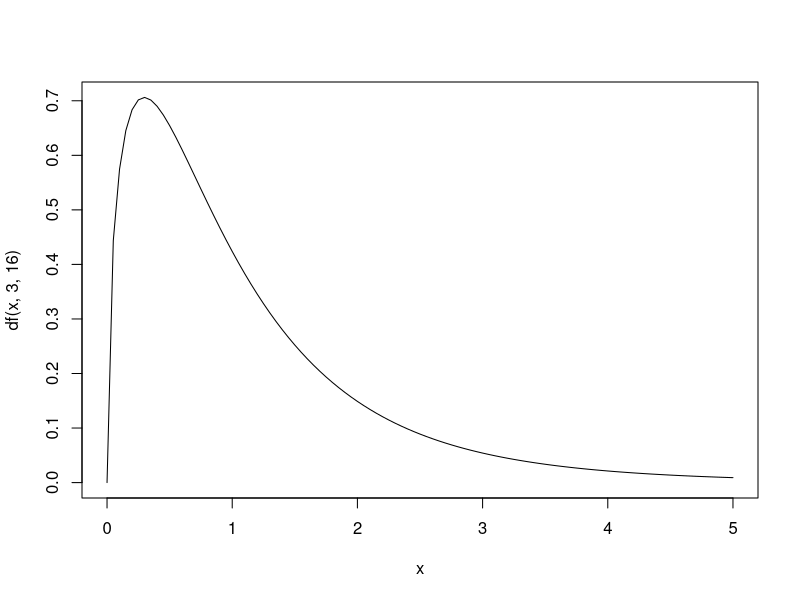
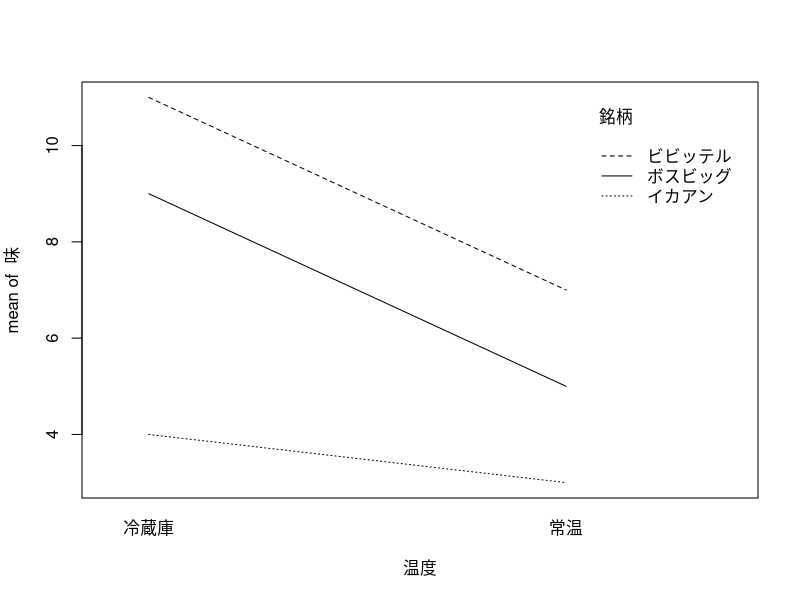
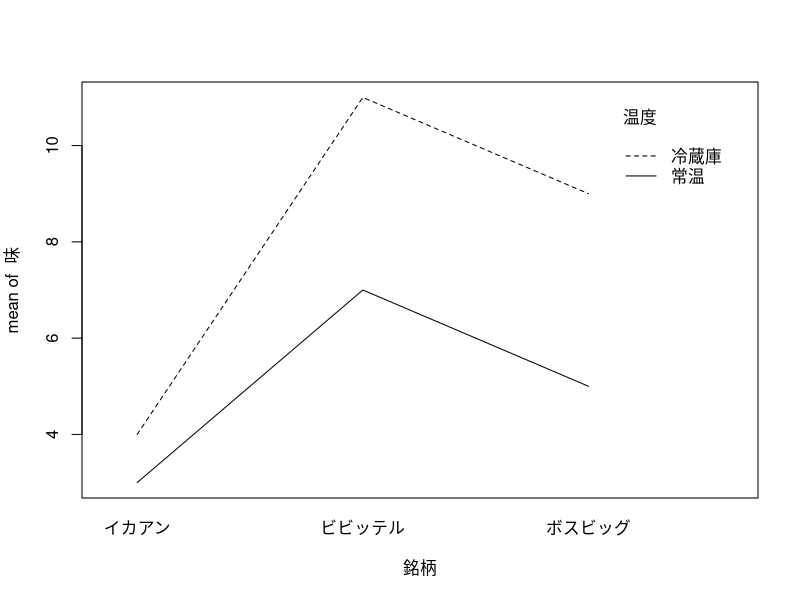

Generate these figures, in order, with R:

# 7.1.1 一元配置分散分析(対応なし)を実行する --------------------------------------------------

curve(df(x, 3, 16), 0, 5)

A <- c(15, 9, 18, 14, 18)
B <- c(13, 8, 8, 12, 7)
C <- c(10, 6, 11, 7, 12)
D <- c(10, 7, 3, 5, 7)
統計テスト2 <- c(A, B, C, D)

指導法 <- c(rep("A", 5), rep("B", 5), rep("C", 5), rep("D", 5))
指導法2 <- factor(指導法)

oneway.test(統計テスト2~指導法2, var.equal=TRUE)

summary(aov(統計テスト2~指導法2))

anova(lm(統計テスト2~指導法2))

全データ <- cbind(A, B, C, D)

郡平均 <- colMeans(全データ)
全平均 <- mean(全データ)

全平均行列 <- matrix(rep(全平均, 20), nrow=5, ncol=4)

郡平均行列 <- matrix(rep(郡平均, 20), nrow=5, ncol=4, byrow=TRUE)
print(郡平均行列)

全体 <- 全データ - 全平均行列
print(全体)

群間 <- 郡平均行列 -全平均行列
print(群間)

群内 <- 全データ - 郡平均行列
print(群内)

全体平方和 <- sum(全体^2)

群間平方和 <- sum(群間^2)

群内平方和 <- sum(群内^2)

群間自由度 <- ncol(全データ)-1
群内自由度 <- (nrow(全データ)-1)*ncol(全データ)
全体自由度 <- length(全データ)-1

群間平均平方 <- 群間平方和/群間自由度
print(群間平均平方)

群内平均平方 <- 群内平方和/群内自由度
print(群内平均平方)

全体平方和 / 全体自由度
var(統計テスト2)

F <- 群間平均平方/群内平均平方
print(F)


# 7.1.3 多重比較(Tukeyの方法) ----------------------------------------------------

mean(A)
mean(D)
nrow(全データ)
sum((全データ - 郡平均行列)^2)/((nrow(全データ)-1)*ncol(全データ)) #群内平均平方
q <- abs(mean(A) - mean(D))/sqrt(群内平均平方/nrow(全データ))

qtukey(0.95, ncol(全データ), ((nrow(全データ)-1)*ncol(全データ)))
qtukey(0.05, 4, 16, lower.tail=FALSE)

TukeyHSD(aov(統計テスト2~指導法2))

# 7.2.1 対応がないものと見なして分散分析をしてみる ---------------------------------------------

好意度 <- c(7, 8, 9, 5, 6, 5, 4, 7, 1, 3, 8, 6, 7, 2, 5)
科目 <- factor(c(rep("線形代数", 5), rep("微分積分", 5), rep("確率統計", 5)))
summary(aov(好意度~科目))


# 7.2.2 一元配置分散分析(対応あり)を実行する -----------------------------------------------

人 <- factor(rep(c("田中", "岸", "大引", "吉川", "萩野"), 3))

summary(aov(好意度~科目+人))

qf(0.05, 2, 8, lower.tail=FALSE)


# 7.2.4 平方和の分解と自由度の計算 --------------------------------------------------------

全データ <- matrix(c(7, 8, 9, 5, 6, 5, 4, 7, 1, 3, 8, 6, 7, 2, 5), nrow=5, ncol=3)


科目平均 <- colMeans(全データ)

人平均 <-rowMeans(全データ)

全平均 <-mean(全データ)


全平均行列 <- matrix(rep(全平均, 15), nrow=5, ncol=3)

科目平均行列 <- matrix(rep(科目平均, 5), nrow=5, ncol=3, byrow=TRUE)

人平均行列 <- matrix(rep(人平均, 3), nrow=5, ncol=3)


全体 <- 全データ - 全平均行列

条件 <- 科目平均行列 - 全平均行列

個人差 <- 人平均行列 - 全平均行列

残差 <- 全データ - 全平均行列 - 条件 - 個人差


全体平方和 <- sum(全体^2)

条件平方和 <- sum(条件^2)

個人差平方和 <- sum(個人差^2)

残差平方和 <- sum(残差^2)


summary(aov(c(全データ)~科目+人))


# 7.3.2 二元配置分散分析(対応なし)を分析する -----------------------------------------------

味 <- c(6, 4, 5, 3, 2,
        10, 8, 10, 8, 9,
        11, 12, 12, 10, 10,
        5, 4, 2, 2, 2,
        7, 6, 5, 4, 3,
        12, 8, 5, 6, 4)

温度 <- factor(c(rep("冷蔵庫", 15), rep("常温", 15)))

銘柄 <- factor(rep(c(rep("イカアン", 5), rep("ボスビッグ", 5), rep("ビビッテル", 5)), 2))

summary(aov(味~温度*銘柄))


if(sum((味-mean(味))^2) == (67.5000+155.000+15.000+76.000)) print('success')

interaction.plot(温度, 銘柄, 味)
interaction.plot(銘柄, 温度, 味)


# 7.3.3 一元配置と見なして分散分析をしてみる ------------------------------------------------

summary(aov(味~温度))
